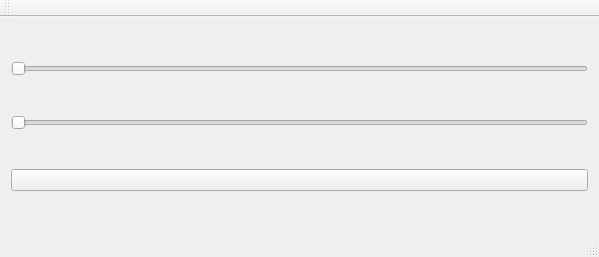
<?xml version="1.0" encoding="UTF-8"?>
<ui version="4.0">
 <class>QtMipDemoClass</class>
 <widget class="QMainWindow" name="QtMipDemoClass">
  <property name="geometry">
   <rect>
    <x>0</x>
    <y>0</y>
    <width>599</width>
    <height>257</height>
   </rect>
  </property>
  <property name="windowTitle">
   <string>QtMipDemo</string>
  </property>
  <widget class="QWidget" name="centralWidget">
   <layout class="QHBoxLayout" name="horizontalLayout_2">
    <item>
     <layout class="QHBoxLayout" name="horizontalLayout">
      <item>
       <layout class="QVBoxLayout" name="verticalLayout">
        <item>
         <widget class="QSlider" name="window">
          <property name="orientation">
           <enum>Qt::Horizontal</enum>
          </property>
         </widget>
        </item>
        <item>
         <widget class="QSlider" name="level">
          <property name="orientation">
           <enum>Qt::Horizontal</enum>
          </property>
         </widget>
        </item>
        <item>
         <widget class="QPushButton" name="btn">
          <property name="text">
           <string/>
          </property>
         </widget>
        </item>
       </layout>
      </item>
     </layout>
    </item>
   </layout>
  </widget>
  <widget class="QMenuBar" name="menuBar">
   <property name="geometry">
    <rect>
     <x>0</x>
     <y>0</y>
     <width>599</width>
     <height>23</height>
    </rect>
   </property>
  </widget>
  <widget class="QToolBar" name="mainToolBar">
   <attribute name="toolBarArea">
    <enum>TopToolBarArea</enum>
   </attribute>
   <attribute name="toolBarBreak">
    <bool>false</bool>
   </attribute>
  </widget>
  <widget class="QStatusBar" name="statusBar"/>
 </widget>
 <layoutdefault spacing="6" margin="11"/>
 <resources>
  <include location="qtmipdemo.qrc"/>
 </resources>
 <connections/>
</ui>
